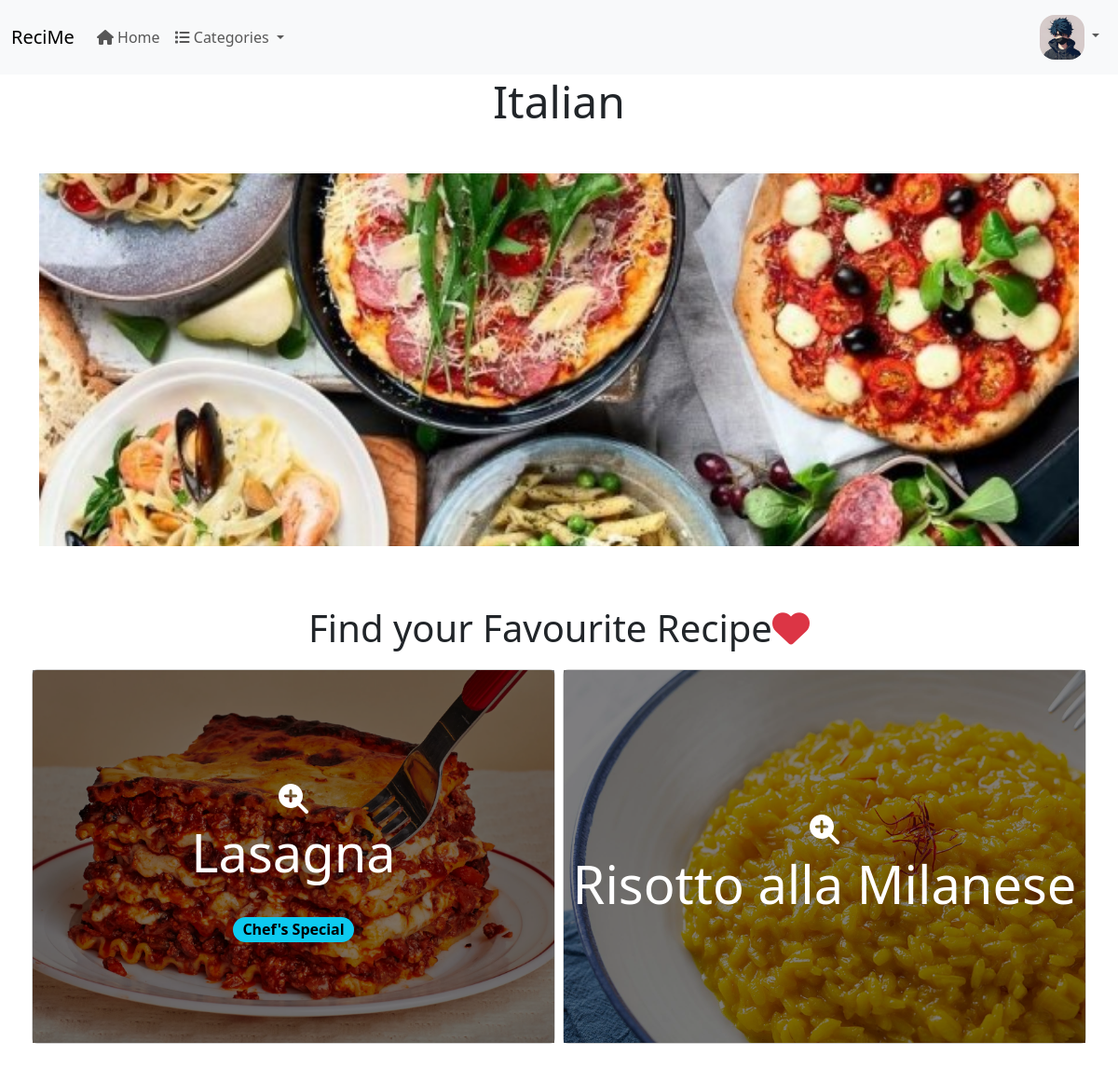
Page /recipe/categories/cat-italian/ on the committed database.
### appRecipe/models.py (models this page shows, shortened)
class Category(models.Model):
    def get_file_path(instance, filename):
        ext = filename.split(".")[-1]
        tmp = get_random_string()
        filename = f"{tmp}.{ext}"
        return os.path.join("category", filename)
    name = models.CharField(max_length=100, unique=True)
    slug = models.SlugField(max_length=100, unique=True)
    image = models.ImageField(
        upload_to=get_file_path, null=True, blank=True, default="category/default.jpg"
    )
    created_on = models.DateTimeField(auto_now_add=True)
    is_deleted = models.BooleanField(default=False)

class Recipe(models.Model):
    def get_file_path(instance, filename):
        ext = filename.split(".")[-1]
        tmp = get_random_string()
        filename = f"{tmp}.{ext}"
        return os.path.join("recipe", filename)
    author = models.ForeignKey(CustomUser, on_delete=models.CASCADE)
    name = models.CharField(max_length=100)
    slug = models.SlugField(max_length=100, unique=True)
    category = models.ForeignKey(Category, on_delete=models.CASCADE)
    about = models.TextField()
    ingredients = models.TextField()
    preparation = models.TextField()
    image = models.ImageField(
        upload_to=get_file_path, null=True, blank=True, default="recipe/default.jpg"
    )
    is_deleted = models.BooleanField(default=False)

### appRecipe/views.py (the view)
def category_view(request, slug):
    context = get_common_context()
    category = get_object_or_404(Category, slug=slug, is_deleted=False)
    recipes = Recipe.objects.filter(
        category=category, author__is_deleted=False, is_deleted=False
    ).annotate(like_count=Count("like"))
    if request.user.is_authenticated:
        liked_recipes = Like.objects.filter(user=request.user).values_list(
            "recipe", flat=True
        )
        bookmarked_recipes = Bookmark.objects.filter(user=request.user).values_list(
            "recipe", flat=True
        )
        for recipe in recipes:
            recipe.is_liked = recipe.id in liked_recipes
            recipe.is_bookmarked = recipe.id in bookmarked_recipes
    else:
        for recipe in recipes:
            recipe.is_liked = False
            recipe.is_bookmarked = False
    context.update(
        {
            "title": f"{category.name} | Recime",
            "recipes": recipes,
            "category": category,
        }
    )
    return render(request, "appRecipe/category_view.html", context=context)

### appRecipe/views.py (called while the page is built)
def get_common_context():
    categories = Category.objects.filter(is_deleted=False)
    return {"categories": categories}

### templates/appRecipe/category_view.html (shortened to what this page needs)
{% extends "base.html" %}
{% load static %}
{% block content %}
	<div class="container pb-5">
		<h1 class="display-5 text-center mb-5">{{ category.name }}</h1>
		<img class="mb-3" src="{{ category.image.url }}" style="width: 100%; height: 50vh; object-fit: cover" alt="">
		{% if recipes.count > 0 %}
			<h1 class="display-6 text-center mb-3 mt-5">Find your Favourite Recipe<span class="text-danger"><i
					class="fa-solid fa-heart"></i></span></h1>
			<div class="row">
				{% for recipe in recipes %}
					<div class="col col-md-6 p-1">
						<div class="card h-100">
							<a href="{% url 'recipe-view' recipe.slug %}">
								<div class="image-container w-100">
									<img
											src="{{ recipe.image.url | default:'recipe/default.jpg' }}"
											class="card-img-top"
											alt="recipe_image"
											style="width: 100%; height: 50vh; object-fit: cover;"
											onerror="this.src='{% static 'recipe/default.jpg' %}'">
									<div class="overlay">
										<h1 class="display-4 text-white text-center p-2 wrap_text w-100"><i
												class="fa-solid fa-magnifying-glass-plus"></i><br>{{ recipe.name }}
											{% if recipe.author.user_type == 3 %}
												<br>
												<span class="badge rounded-pill text-bg-info m-0 fs-6">Chef's Special</span>{% endif %}
										</h1>
									</div>
								</div>
							</a>
						</div>
					</div>
				{% endfor %}
			</div>
		{% endif %}
	</div>
{% endblock content %}

### templates/appRecipe/category_view.html (style rules this page uses)
.image-container { position: relative; display: inline-block; }
.card-img-top { width: 100%; transition: transform 0.3s ease; }
.overlay { position: absolute; top: 0; left: 0; width: 100%; height: 100%; background-color: rgba(0, 0, 0, 0.5); display: flex; justify-content: center; align-items: center; opacity: 1; transition: opacity 0.3s ease; }
.overlay i { color: white; font-size: 2rem; transition: opacity 0.3s ease; }

### rows in the picture
Category: name "Italian", image (picture)
Recipe: image (picture), name "Lasagna", shows "Chef's Special"
Recipe: image (picture), name "Risotto alla Milanese"
